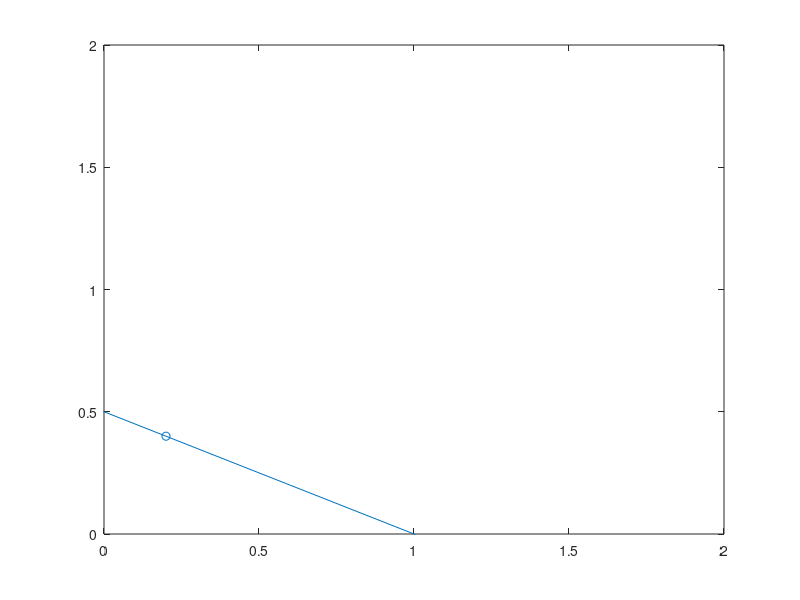

This figure's MATLAB source:


%imgNewBlurred1d = reshape(addBlur(imgBlur, blurSize), [numel(imgBlur), 1 ]);
%solve the system (A^TA + alpha*I)f = A^Tg
%tol = 1e-6;
%maxit = 10;
lin1dFunc = @(x) [x(1) + 2*x(2), 2*x(1) + 4*x(2)]';

[fa,FLAG,RELRES,ITER,RESVEC] = pcg(lin1dFunc, [1,2]');


x1s = -2:0.1:2;
x2s = (1 - x1s)/2;

plot(x1s, x2s)
hold on
scatter(fa(1), fa(2))
xlim([0,2])
ylim([0,2])
